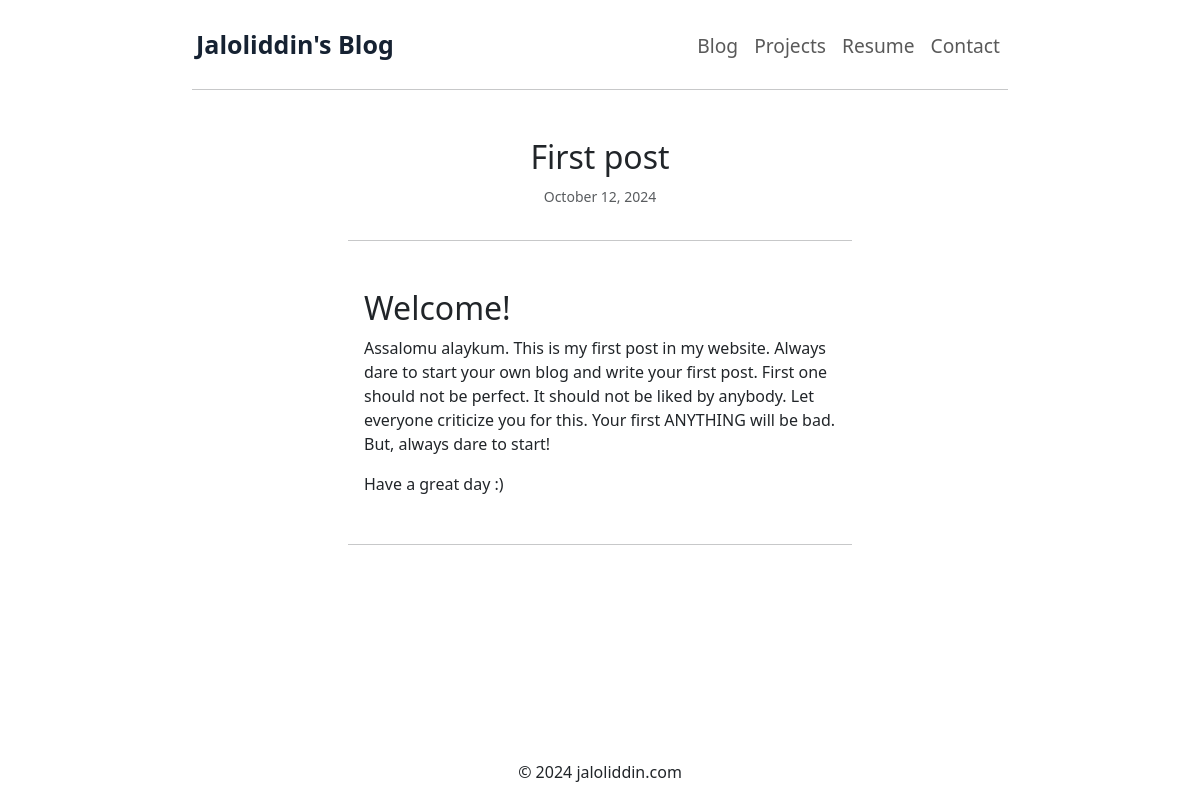
/blog/first-post/, run on the app's committed database.
### app/models.py (models this page shows, shortened)
class Blog(models.Model):
    title = models.CharField(max_length=300)
    description = models.TextField()
    content = models.TextField()
    created_at = models.DateTimeField(auto_now_add=True)
    is_active = models.BooleanField(default=False)
    likes = models.BigIntegerField(default=0, null=True)
    views = models.BigIntegerField(default=0, null=True)
    slug = models.SlugField(max_length=255, blank=True)

### app/views.py (the view)
# urls.py: path('blog/', blog_page, name='blog_page'),
def blog_page(request, slug=None):
    if slug is None:
        try:
            blogs = Blog.objects.filter(is_active=True).order_by('-created_at')
            return render(request, "blog.html", {'blogs': blogs})
        except Exception as e:
            print(str(e))
    else:
        try:
            md = markdown.Markdown(extensions=["fenced_code"])
            blog = Blog.objects.get(slug=slug)
            blog.content = md.convert(blog.content)
            return render(request, "blog_detail.html", {'blog': blog})
        except Exception as exc:
            print(str(exc))
            return render(request, '404.html')

### templates/blog_detail.html (shortened to what this page needs)
{% extends 'base.html' %}
{% block page_content %}
    <div class="container">
        <div class="mt-4">
            <br>
        </div>
        <div class="row">
            <div class="col-md-2 text-left">
            </div>
            <div class="col-md-8 text-center">
                <h2>{{ blog.title }}</h2>
                <p class="text-center"> <small class="text-muted">{{ blog.created_at|date:"F j, Y" }}</small> </p>
            </div>
        </div>
        <div class="row">
            <div class="col-md-8 offset-md-2">
                <hr>
                <div class="md-5 p-3">
                    <p>
                        {{ blog.content | safe }}
                    </p>
                </div>
                <hr>
            </div>
        </div>
    </div>
{% endblock %}

### data on the page
Blog: title "First post", created_at "October 12, 2024", content "Welcome! Assalomu alaykum. This is my first post in my website. Always dare to start your own blog and write your first post. First one should not be perfect. It should not be liked by anybody. Let everyone criticize you for this. Your first ANYTHING will be bad. But, always dare to start! Have a great day :)"

### other printed values
{{ 2024 }} "2024"
